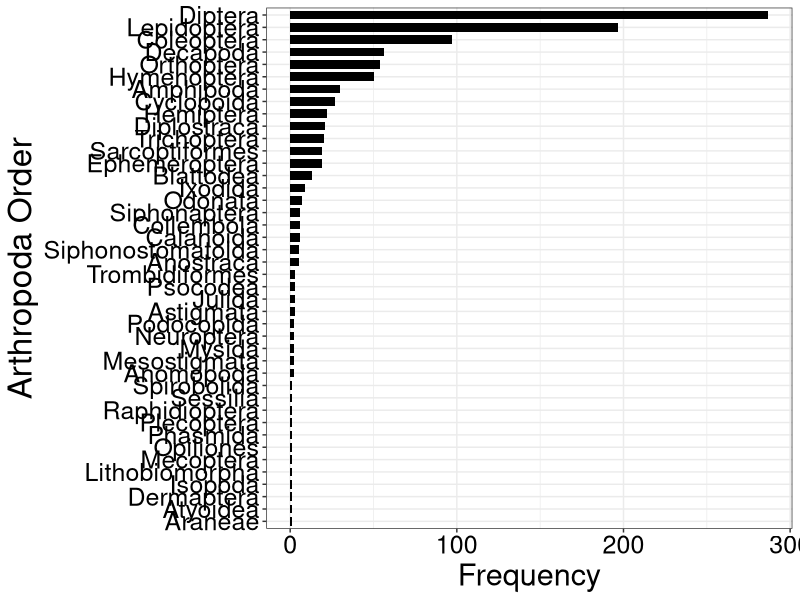
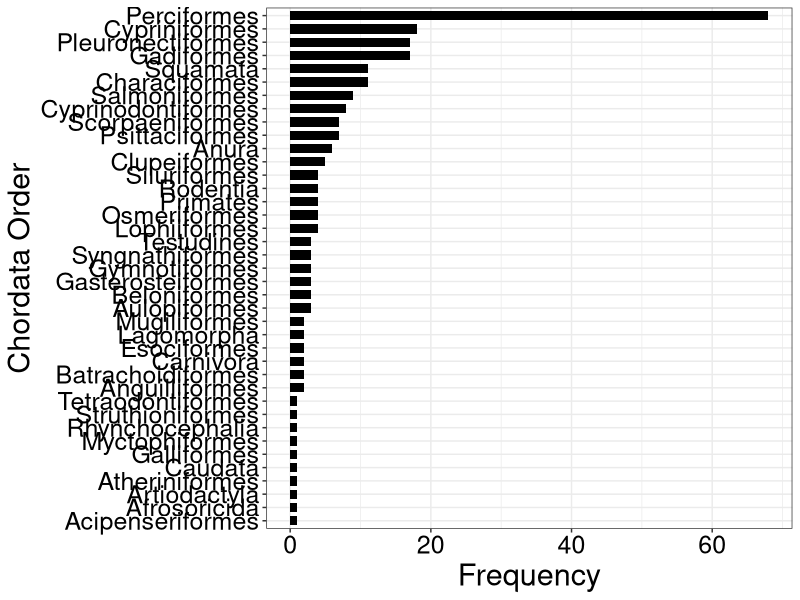

These charts were generated, in order, by the following R code:

#
# Make bar charts of orders within phyla
#
# Jason Jiang - Created: 2020/07/12
#                     Last Edit: 2021/05/03
#
# Reinke Lab - Microsporidia Database Project
#
# Goal: Write code for getting the orders within infected phyla, and making
# bar charts representing the orders within each phylum.
#
#
# -----------------------------------------------------------------------------


# Load useful packages
library(tidyverse)
library(readxl)


# Set working directory, this is the directory I use
setwd("P:/Shared/Microsporidia database/Figure 2/2C - Diversity of orders in major phyla")


# Load data containing host taxonomic information
host_taxonomy <-
  read_xlsx("Table S2 Host Masterlist.xlsx")


# We are interested in analyzing the orders within these phyla
phyla_of_interest = c('Arthropoda', 'Chordata')


# Helper functions for extracting phylum and order data from a row
get_host_phylum <- function(taxonomy_str) {
  return(strsplit(taxonomy_str, ';')[[1]][2])
}


get_host_order <- function(taxonomy_str) {
  if(lengths(strsplit(taxonomy_str, ';'))[[1]] >= 4) {
    return(strsplit(taxonomy_str, ';')[[1]][4])
  }
  else {
    return('')
  }
}


# Exclude rows w/out taxonomic data, and only consider entries containing our
# phyla of interest
# Also create new columns for the phylum and order of each species
host_taxonomy <- host_taxonomy %>%
  select(Host_formatted, Taxonomy) %>%
  filter(!is.na(Taxonomy)) %>%
  filter(grepl("Chordata", Taxonomy, fixed = TRUE) |
           grepl("Arthropoda", Taxonomy, fixed = TRUE)) %>%
  rowwise() %>%
  dplyr::mutate('Phylum' = get_host_phylum(Taxonomy),
                'Order' = get_host_order(Taxonomy)) %>%
  filter(Order != '' & Order != ' ')


# Select Arthropoda data from host_taxonomy, so we can make a frequency bar
# chart of the orders in Arthropoda
arthropoda_data <- host_taxonomy %>%
  filter(Phylum == 'Arthropoda', !grepl("Not assigned", Order, fixed = TRUE))


arthropoda_order_freqs <- as.data.frame(table(arthropoda_data$Order))


ggplot(data = arthropoda_order_freqs) +
  geom_col(mapping = aes(x = reorder(Var1, Freq), y = Freq),
           fill = 'black',
           alpha = 1, width = 0.7) +
  coord_flip() +
  labs(y = 'Frequency', x = 'Arthropoda Order') +
  theme_bw() +
  theme(axis.text = element_text(size = 18, color = "black"),
        axis.title = element_text(size = 24),
        axis.title.x = element_text(size = 22))


# Select Chordata data from host_taxonomy, so we can make a frequency bar chart
# of the orders in Chordata
chordata_data <- host_taxonomy %>%
  filter(Phylum == 'Chordata', !grepl("Not assigned", Order, fixed = TRUE))


chordata_order_freqs <- as.data.frame(table(chordata_data$Order))


ggplot(data = chordata_order_freqs) +
  geom_col(mapping = aes(x = reorder(Var1, Freq), y = Freq),
           fill = 'black',
           alpha = 1, width = 0.7) +
  coord_flip() +
  labs(y = 'Frequency', x = 'Chordata Order') +
  theme_bw() +
  theme(axis.text = element_text(size = 18, color = "black"),
        axis.title = element_text(size = 22),
        axis.title.x = element_text(size = 22))